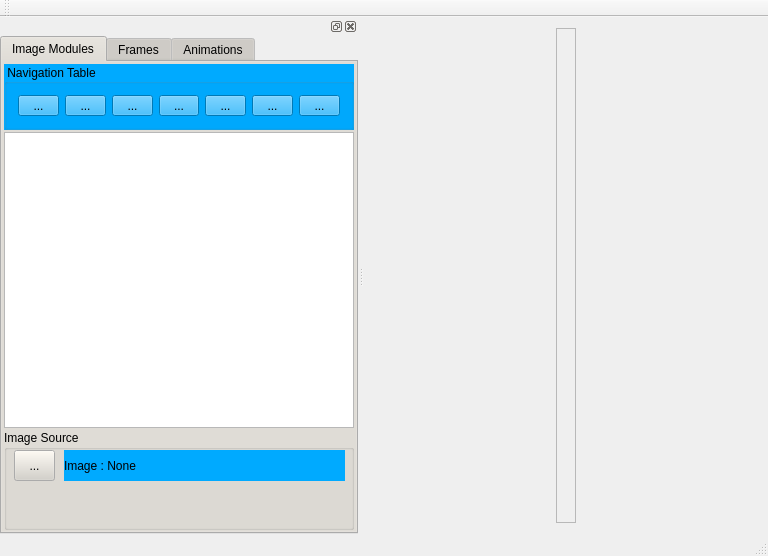
<?xml version="1.0" encoding="UTF-8"?>
<ui version="4.0">
 <class>MainWindow</class>
 <widget class="QMainWindow" name="MainWindow">
  <property name="geometry">
   <rect>
    <x>0</x>
    <y>0</y>
    <width>768</width>
    <height>556</height>
   </rect>
  </property>
  <property name="sizePolicy">
   <sizepolicy hsizetype="Maximum" vsizetype="Maximum">
    <horstretch>0</horstretch>
    <verstretch>0</verstretch>
   </sizepolicy>
  </property>
  <property name="palette">
   <palette>
    <active>
     <colorrole role="Button">
      <brush brushstyle="SolidPattern">
       <color alpha="255">
        <red>179</red>
        <green>179</green>
        <blue>134</blue>
       </color>
      </brush>
     </colorrole>
    </active>
    <inactive>
     <colorrole role="Button">
      <brush brushstyle="SolidPattern">
       <color alpha="255">
        <red>212</red>
        <green>208</green>
        <blue>200</blue>
       </color>
      </brush>
     </colorrole>
    </inactive>
    <disabled>
     <colorrole role="Button">
      <brush brushstyle="SolidPattern">
       <color alpha="255">
        <red>212</red>
        <green>208</green>
        <blue>200</blue>
       </color>
      </brush>
     </colorrole>
    </disabled>
   </palette>
  </property>
  <property name="windowTitle">
   <string>Xedithor</string>
  </property>
  <property name="windowIcon">
   <iconset resource="XedithorResources.qrc">
    <normaloff>:/images/Color.png</normaloff>:/images/Color.png</iconset>
  </property>
  <widget class="QWidget" name="centralWidget">
   <layout class="QHBoxLayout" name="horizontalLayout">
    <item>
     <widget class="QScrollArea" name="scrollArea">
      <property name="maximumSize">
       <size>
        <width>20</width>
        <height>16777215</height>
       </size>
      </property>
      <property name="widgetResizable">
       <bool>true</bool>
      </property>
      <widget class="QWidget" name="scrollAreaWidgetContents">
       <property name="geometry">
        <rect>
         <x>0</x>
         <y>0</y>
         <width>16</width>
         <height>484</height>
        </rect>
       </property>
      </widget>
     </widget>
    </item>
   </layout>
  </widget>
  <widget class="QMenuBar" name="menuBar">
   <property name="geometry">
    <rect>
     <x>0</x>
     <y>0</y>
     <width>768</width>
     <height>18</height>
    </rect>
   </property>
  </widget>
  <widget class="QToolBar" name="mainToolBar">
   <attribute name="toolBarArea">
    <enum>TopToolBarArea</enum>
   </attribute>
   <attribute name="toolBarBreak">
    <bool>false</bool>
   </attribute>
  </widget>
  <widget class="QStatusBar" name="statusBar"/>
  <widget class="QDockWidget" name="dockTab">
   <property name="styleSheet">
    <string notr="true"/>
   </property>
   <property name="features">
    <set>QDockWidget::AllDockWidgetFeatures</set>
   </property>
   <attribute name="dockWidgetArea">
    <number>1</number>
   </attribute>
   <widget class="QWidget" name="dockWidgetContents_3">
    <layout class="QHBoxLayout" name="horizontalLayout_5">
     <property name="spacing">
      <number>0</number>
     </property>
     <property name="margin">
      <number>0</number>
     </property>
     <item>
      <widget class="QTabWidget" name="tabWidget">
       <property name="styleSheet">
        <string notr="true"/>
       </property>
       <property name="currentIndex">
        <number>0</number>
       </property>
       <widget class="QWidget" name="ImageModuleTab">
        <property name="styleSheet">
         <string notr="true"/>
        </property>
        <attribute name="title">
         <string>Image Modules</string>
        </attribute>
        <layout class="QVBoxLayout" name="verticalLayout">
         <property name="spacing">
          <number>2</number>
         </property>
         <property name="margin">
          <number>2</number>
         </property>
         <item>
          <widget class="QGroupBox" name="mt_groupBox1">
           <property name="styleSheet">
            <string notr="true">background-color: rgb(0, 170, 255);</string>
           </property>
           <property name="title">
            <string>Navigation Table</string>
           </property>
           <layout class="QHBoxLayout" name="horizontalLayout_3">
            <item>
             <widget class="QToolButton" name="mt_navTable1_button1">
              <property name="sizePolicy">
               <sizepolicy hsizetype="Preferred" vsizetype="Fixed">
                <horstretch>0</horstretch>
                <verstretch>0</verstretch>
               </sizepolicy>
              </property>
              <property name="minimumSize">
               <size>
                <width>2</width>
                <height>0</height>
               </size>
              </property>
              <property name="text">
               <string>...</string>
              </property>
              <property name="icon">
               <iconset resource="XedithorResources.qrc">
                <normaloff>:/images/zoomIn.png</normaloff>:/images/zoomIn.png</iconset>
              </property>
             </widget>
            </item>
            <item>
             <widget class="QToolButton" name="mt_navTable1_button2">
              <property name="sizePolicy">
               <sizepolicy hsizetype="Preferred" vsizetype="Fixed">
                <horstretch>0</horstretch>
                <verstretch>0</verstretch>
               </sizepolicy>
              </property>
              <property name="minimumSize">
               <size>
                <width>2</width>
                <height>0</height>
               </size>
              </property>
              <property name="text">
               <string>...</string>
              </property>
              <property name="icon">
               <iconset resource="XedithorResources.qrc">
                <normaloff>:/images/editRect.png</normaloff>:/images/editRect.png</iconset>
              </property>
             </widget>
            </item>
            <item>
             <widget class="QToolButton" name="mt_navTable1_button3">
              <property name="sizePolicy">
               <sizepolicy hsizetype="Preferred" vsizetype="Fixed">
                <horstretch>0</horstretch>
                <verstretch>0</verstretch>
               </sizepolicy>
              </property>
              <property name="minimumSize">
               <size>
                <width>2</width>
                <height>0</height>
               </size>
              </property>
              <property name="text">
               <string>...</string>
              </property>
              <property name="icon">
               <iconset resource="XedithorResources.qrc">
                <normaloff>:/images/Del.png</normaloff>:/images/Del.png</iconset>
              </property>
             </widget>
            </item>
            <item>
             <widget class="QToolButton" name="mt_navTable1_button4">
              <property name="sizePolicy">
               <sizepolicy hsizetype="Preferred" vsizetype="Fixed">
                <horstretch>0</horstretch>
                <verstretch>0</verstretch>
               </sizepolicy>
              </property>
              <property name="minimumSize">
               <size>
                <width>2</width>
                <height>0</height>
               </size>
              </property>
              <property name="text">
               <string>...</string>
              </property>
              <property name="icon">
               <iconset resource="XedithorResources.qrc">
                <normaloff>:/images/Up.png</normaloff>:/images/Up.png</iconset>
              </property>
             </widget>
            </item>
            <item>
             <widget class="QToolButton" name="mt_navTable1_button5">
              <property name="sizePolicy">
               <sizepolicy hsizetype="Preferred" vsizetype="Fixed">
                <horstretch>0</horstretch>
                <verstretch>0</verstretch>
               </sizepolicy>
              </property>
              <property name="minimumSize">
               <size>
                <width>2</width>
                <height>0</height>
               </size>
              </property>
              <property name="text">
               <string>...</string>
              </property>
              <property name="icon">
               <iconset resource="XedithorResources.qrc">
                <normaloff>:/images/Down.png</normaloff>:/images/Down.png</iconset>
              </property>
             </widget>
            </item>
            <item>
             <widget class="QToolButton" name="mt_navTable1_button6">
              <property name="sizePolicy">
               <sizepolicy hsizetype="Preferred" vsizetype="Fixed">
                <horstretch>0</horstretch>
                <verstretch>0</verstretch>
               </sizepolicy>
              </property>
              <property name="minimumSize">
               <size>
                <width>2</width>
                <height>0</height>
               </size>
              </property>
              <property name="text">
               <string>...</string>
              </property>
              <property name="icon">
               <iconset resource="XedithorResources.qrc">
                <normaloff>:/images/Top.png</normaloff>:/images/Top.png</iconset>
              </property>
             </widget>
            </item>
            <item>
             <widget class="QToolButton" name="mt_navTable1_button7">
              <property name="sizePolicy">
               <sizepolicy hsizetype="Preferred" vsizetype="Fixed">
                <horstretch>0</horstretch>
                <verstretch>0</verstretch>
               </sizepolicy>
              </property>
              <property name="minimumSize">
               <size>
                <width>2</width>
                <height>0</height>
               </size>
              </property>
              <property name="text">
               <string>...</string>
              </property>
              <property name="icon">
               <iconset resource="XedithorResources.qrc">
                <normaloff>:/images/Bottom.png</normaloff>:/images/Bottom.png</iconset>
              </property>
             </widget>
            </item>
           </layout>
          </widget>
         </item>
         <item>
          <widget class="QTableView" name="mt_tableView1">
           <property name="minimumSize">
            <size>
             <width>0</width>
             <height>0</height>
            </size>
           </property>
          </widget>
         </item>
         <item>
          <widget class="QGroupBox" name="groupBox">
           <property name="minimumSize">
            <size>
             <width>0</width>
             <height>100</height>
            </size>
           </property>
           <property name="title">
            <string>Image Source</string>
           </property>
           <widget class="QToolButton" name="openImageButton">
            <property name="geometry">
             <rect>
              <x>10</x>
              <y>20</y>
              <width>41</width>
              <height>31</height>
             </rect>
            </property>
            <property name="text">
             <string>...</string>
            </property>
            <property name="icon">
             <iconset resource="XedithorResources.qrc">
              <normaloff>:/images/Create.png</normaloff>:/images/Create.png</iconset>
            </property>
           </widget>
           <widget class="QLabel" name="imagePathInfo">
            <property name="geometry">
             <rect>
              <x>60</x>
              <y>20</y>
              <width>281</width>
              <height>31</height>
             </rect>
            </property>
            <property name="styleSheet">
             <string notr="true">background-color: rgb(0, 170, 255);</string>
            </property>
            <property name="text">
             <string>Image : None</string>
            </property>
           </widget>
          </widget>
         </item>
        </layout>
       </widget>
       <widget class="QWidget" name="FrameTab">
        <attribute name="title">
         <string>Frames</string>
        </attribute>
        <layout class="QVBoxLayout" name="verticalLayout_4">
         <property name="spacing">
          <number>2</number>
         </property>
         <property name="margin">
          <number>2</number>
         </property>
         <item>
          <widget class="QGroupBox" name="ft_groupBox1">
           <property name="styleSheet">
            <string notr="true">background-color: rgb(124, 163, 78);</string>
           </property>
           <property name="title">
            <string>Navigation Table</string>
           </property>
           <layout class="QHBoxLayout" name="horizontalLayout_6">
            <item>
             <widget class="QToolButton" name="ft_navTable1_button1">
              <property name="sizePolicy">
               <sizepolicy hsizetype="Preferred" vsizetype="Fixed">
                <horstretch>0</horstretch>
                <verstretch>0</verstretch>
               </sizepolicy>
              </property>
              <property name="minimumSize">
               <size>
                <width>2</width>
                <height>0</height>
               </size>
              </property>
              <property name="text">
               <string>...</string>
              </property>
              <property name="icon">
               <iconset resource="XedithorResources.qrc">
                <normaloff>:/images/zoomIn.png</normaloff>:/images/zoomIn.png</iconset>
              </property>
             </widget>
            </item>
            <item>
             <widget class="QToolButton" name="ft_navTable1_button2">
              <property name="sizePolicy">
               <sizepolicy hsizetype="Preferred" vsizetype="Fixed">
                <horstretch>0</horstretch>
                <verstretch>0</verstretch>
               </sizepolicy>
              </property>
              <property name="minimumSize">
               <size>
                <width>2</width>
                <height>0</height>
               </size>
              </property>
              <property name="text">
               <string>...</string>
              </property>
              <property name="icon">
               <iconset resource="XedithorResources.qrc">
                <normaloff>:/images/editRect.png</normaloff>:/images/editRect.png</iconset>
              </property>
             </widget>
            </item>
            <item>
             <widget class="QToolButton" name="ft_navTable1_button3">
              <property name="sizePolicy">
               <sizepolicy hsizetype="Preferred" vsizetype="Fixed">
                <horstretch>0</horstretch>
                <verstretch>0</verstretch>
               </sizepolicy>
              </property>
              <property name="minimumSize">
               <size>
                <width>2</width>
                <height>0</height>
               </size>
              </property>
              <property name="text">
               <string>...</string>
              </property>
              <property name="icon">
               <iconset resource="XedithorResources.qrc">
                <normaloff>:/images/Del.png</normaloff>:/images/Del.png</iconset>
              </property>
             </widget>
            </item>
            <item>
             <widget class="QToolButton" name="ft_navTable1_button4">
              <property name="sizePolicy">
               <sizepolicy hsizetype="Preferred" vsizetype="Fixed">
                <horstretch>0</horstretch>
                <verstretch>0</verstretch>
               </sizepolicy>
              </property>
              <property name="minimumSize">
               <size>
                <width>2</width>
                <height>0</height>
               </size>
              </property>
              <property name="text">
               <string>...</string>
              </property>
              <property name="icon">
               <iconset resource="XedithorResources.qrc">
                <normaloff>:/images/Up.png</normaloff>:/images/Up.png</iconset>
              </property>
             </widget>
            </item>
            <item>
             <widget class="QToolButton" name="ft_navTable1_button5">
              <property name="sizePolicy">
               <sizepolicy hsizetype="Preferred" vsizetype="Fixed">
                <horstretch>0</horstretch>
                <verstretch>0</verstretch>
               </sizepolicy>
              </property>
              <property name="minimumSize">
               <size>
                <width>2</width>
                <height>0</height>
               </size>
              </property>
              <property name="text">
               <string>...</string>
              </property>
              <property name="icon">
               <iconset resource="XedithorResources.qrc">
                <normaloff>:/images/Down.png</normaloff>:/images/Down.png</iconset>
              </property>
             </widget>
            </item>
            <item>
             <widget class="QToolButton" name="ft_navTable1_button6">
              <property name="sizePolicy">
               <sizepolicy hsizetype="Preferred" vsizetype="Fixed">
                <horstretch>0</horstretch>
                <verstretch>0</verstretch>
               </sizepolicy>
              </property>
              <property name="minimumSize">
               <size>
                <width>2</width>
                <height>0</height>
               </size>
              </property>
              <property name="text">
               <string>...</string>
              </property>
              <property name="icon">
               <iconset resource="XedithorResources.qrc">
                <normaloff>:/images/Top.png</normaloff>:/images/Top.png</iconset>
              </property>
             </widget>
            </item>
            <item>
             <widget class="QToolButton" name="ft_navTable1_button7">
              <property name="sizePolicy">
               <sizepolicy hsizetype="Preferred" vsizetype="Fixed">
                <horstretch>0</horstretch>
                <verstretch>0</verstretch>
               </sizepolicy>
              </property>
              <property name="minimumSize">
               <size>
                <width>2</width>
                <height>0</height>
               </size>
              </property>
              <property name="text">
               <string>...</string>
              </property>
              <property name="icon">
               <iconset resource="XedithorResources.qrc">
                <normaloff>:/images/Bottom.png</normaloff>:/images/Bottom.png</iconset>
              </property>
             </widget>
            </item>
           </layout>
          </widget>
         </item>
         <item>
          <widget class="QTableView" name="ft_tableView1"/>
         </item>
         <item>
          <widget class="QDockWidget" name="dockWidget_ft">
           <property name="sizePolicy">
            <sizepolicy hsizetype="Expanding" vsizetype="Expanding">
             <horstretch>0</horstretch>
             <verstretch>0</verstretch>
            </sizepolicy>
           </property>
           <property name="minimumSize">
            <size>
             <width>350</width>
             <height>199</height>
            </size>
           </property>
           <property name="layoutDirection">
            <enum>Qt::LeftToRight</enum>
           </property>
           <property name="features">
            <set>QDockWidget::NoDockWidgetFeatures</set>
           </property>
           <widget class="QWidget" name="dockWidgetContents_5">
            <property name="enabled">
             <bool>true</bool>
            </property>
            <property name="sizePolicy">
             <sizepolicy hsizetype="Preferred" vsizetype="Preferred">
              <horstretch>0</horstretch>
              <verstretch>0</verstretch>
             </sizepolicy>
            </property>
            <property name="accessibleName">
             <string/>
            </property>
            <property name="accessibleDescription">
             <string/>
            </property>
            <property name="layoutDirection">
             <enum>Qt::LeftToRight</enum>
            </property>
            <property name="styleSheet">
             <string notr="true"/>
            </property>
            <layout class="QVBoxLayout" name="verticalLayout_6">
             <property name="spacing">
              <number>0</number>
             </property>
             <property name="margin">
              <number>0</number>
             </property>
             <item>
              <widget class="QGroupBox" name="ft_groupBox2">
               <property name="title">
                <string>Navigation Table</string>
               </property>
               <layout class="QHBoxLayout" name="horizontalLayout_7">
                <item>
                 <widget class="QToolButton" name="ft_navTable2_button1">
                  <property name="enabled">
                   <bool>false</bool>
                  </property>
                  <property name="sizePolicy">
                   <sizepolicy hsizetype="Preferred" vsizetype="Fixed">
                    <horstretch>0</horstretch>
                    <verstretch>0</verstretch>
                   </sizepolicy>
                  </property>
                  <property name="minimumSize">
                   <size>
                    <width>2</width>
                    <height>0</height>
                   </size>
                  </property>
                  <property name="styleSheet">
                   <string notr="true"/>
                  </property>
                  <property name="text">
                   <string>...</string>
                  </property>
                  <property name="icon">
                   <iconset resource="XedithorResources.qrc">
                    <normaloff>:/images/zoomIn.png</normaloff>:/images/zoomIn.png</iconset>
                  </property>
                 </widget>
                </item>
                <item>
                 <widget class="QToolButton" name="ft_navTable2_button2">
                  <property name="enabled">
                   <bool>false</bool>
                  </property>
                  <property name="sizePolicy">
                   <sizepolicy hsizetype="Preferred" vsizetype="Fixed">
                    <horstretch>0</horstretch>
                    <verstretch>0</verstretch>
                   </sizepolicy>
                  </property>
                  <property name="minimumSize">
                   <size>
                    <width>2</width>
                    <height>0</height>
                   </size>
                  </property>
                  <property name="text">
                   <string>...</string>
                  </property>
                  <property name="icon">
                   <iconset resource="XedithorResources.qrc">
                    <normaloff>:/images/editRect.png</normaloff>:/images/editRect.png</iconset>
                  </property>
                 </widget>
                </item>
                <item>
                 <widget class="QToolButton" name="ft_navTable2_button3">
                  <property name="enabled">
                   <bool>true</bool>
                  </property>
                  <property name="sizePolicy">
                   <sizepolicy hsizetype="Preferred" vsizetype="Fixed">
                    <horstretch>0</horstretch>
                    <verstretch>0</verstretch>
                   </sizepolicy>
                  </property>
                  <property name="minimumSize">
                   <size>
                    <width>2</width>
                    <height>0</height>
                   </size>
                  </property>
                  <property name="text">
                   <string>...</string>
                  </property>
                  <property name="icon">
                   <iconset resource="XedithorResources.qrc">
                    <normaloff>:/images/Del.png</normaloff>:/images/Del.png</iconset>
                  </property>
                 </widget>
                </item>
                <item>
                 <widget class="QToolButton" name="ft_navTable2_button4">
                  <property name="sizePolicy">
                   <sizepolicy hsizetype="Preferred" vsizetype="Fixed">
                    <horstretch>0</horstretch>
                    <verstretch>0</verstretch>
                   </sizepolicy>
                  </property>
                  <property name="minimumSize">
                   <size>
                    <width>2</width>
                    <height>0</height>
                   </size>
                  </property>
                  <property name="text">
                   <string>...</string>
                  </property>
                  <property name="icon">
                   <iconset resource="XedithorResources.qrc">
                    <normaloff>:/images/Up.png</normaloff>:/images/Up.png</iconset>
                  </property>
                 </widget>
                </item>
                <item>
                 <widget class="QToolButton" name="ft_navTable2_button5">
                  <property name="sizePolicy">
                   <sizepolicy hsizetype="Preferred" vsizetype="Fixed">
                    <horstretch>0</horstretch>
                    <verstretch>0</verstretch>
                   </sizepolicy>
                  </property>
                  <property name="minimumSize">
                   <size>
                    <width>2</width>
                    <height>0</height>
                   </size>
                  </property>
                  <property name="text">
                   <string>...</string>
                  </property>
                  <property name="icon">
                   <iconset resource="XedithorResources.qrc">
                    <normaloff>:/images/Down.png</normaloff>:/images/Down.png</iconset>
                  </property>
                 </widget>
                </item>
                <item>
                 <widget class="QToolButton" name="ft_navTable2_button6">
                  <property name="sizePolicy">
                   <sizepolicy hsizetype="Preferred" vsizetype="Fixed">
                    <horstretch>0</horstretch>
                    <verstretch>0</verstretch>
                   </sizepolicy>
                  </property>
                  <property name="minimumSize">
                   <size>
                    <width>2</width>
                    <height>0</height>
                   </size>
                  </property>
                  <property name="text">
                   <string>...</string>
                  </property>
                  <property name="icon">
                   <iconset resource="XedithorResources.qrc">
                    <normaloff>:/images/Top.png</normaloff>:/images/Top.png</iconset>
                  </property>
                 </widget>
                </item>
                <item>
                 <widget class="QToolButton" name="ft_navTable2_button7">
                  <property name="sizePolicy">
                   <sizepolicy hsizetype="Preferred" vsizetype="Fixed">
                    <horstretch>0</horstretch>
                    <verstretch>0</verstretch>
                   </sizepolicy>
                  </property>
                  <property name="minimumSize">
                   <size>
                    <width>2</width>
                    <height>0</height>
                   </size>
                  </property>
                  <property name="text">
                   <string>...</string>
                  </property>
                  <property name="icon">
                   <iconset resource="XedithorResources.qrc">
                    <normaloff>:/images/Bottom.png</normaloff>:/images/Bottom.png</iconset>
                  </property>
                 </widget>
                </item>
               </layout>
              </widget>
             </item>
             <item>
              <widget class="QTableView" name="ft_tableView2"/>
             </item>
            </layout>
           </widget>
          </widget>
         </item>
        </layout>
       </widget>
       <widget class="QWidget" name="AnimTab">
        <attribute name="title">
         <string>Animations</string>
        </attribute>
        <layout class="QVBoxLayout" name="verticalLayout_8">
         <property name="spacing">
          <number>2</number>
         </property>
         <property name="margin">
          <number>2</number>
         </property>
         <item>
          <widget class="QGroupBox" name="at_groupBox1">
           <property name="styleSheet">
            <string notr="true">background-color: rgb(170, 167, 165);</string>
           </property>
           <property name="title">
            <string>Navigation Table</string>
           </property>
           <layout class="QHBoxLayout" name="horizontalLayout_8">
            <item>
             <widget class="QToolButton" name="at_navTable1_button1">
              <property name="sizePolicy">
               <sizepolicy hsizetype="Preferred" vsizetype="Fixed">
                <horstretch>0</horstretch>
                <verstretch>0</verstretch>
               </sizepolicy>
              </property>
              <property name="minimumSize">
               <size>
                <width>2</width>
                <height>0</height>
               </size>
              </property>
              <property name="text">
               <string>...</string>
              </property>
              <property name="icon">
               <iconset resource="XedithorResources.qrc">
                <normaloff>:/images/zoomIn.png</normaloff>:/images/zoomIn.png</iconset>
              </property>
             </widget>
            </item>
            <item>
             <widget class="QToolButton" name="at_navTable1_button2">
              <property name="sizePolicy">
               <sizepolicy hsizetype="Preferred" vsizetype="Fixed">
                <horstretch>0</horstretch>
                <verstretch>0</verstretch>
               </sizepolicy>
              </property>
              <property name="minimumSize">
               <size>
                <width>2</width>
                <height>0</height>
               </size>
              </property>
              <property name="text">
               <string>...</string>
              </property>
              <property name="icon">
               <iconset resource="XedithorResources.qrc">
                <normaloff>:/images/editRect.png</normaloff>:/images/editRect.png</iconset>
              </property>
             </widget>
            </item>
            <item>
             <widget class="QToolButton" name="at_navTable1_button3">
              <property name="sizePolicy">
               <sizepolicy hsizetype="Preferred" vsizetype="Fixed">
                <horstretch>0</horstretch>
                <verstretch>0</verstretch>
               </sizepolicy>
              </property>
              <property name="minimumSize">
               <size>
                <width>2</width>
                <height>0</height>
               </size>
              </property>
              <property name="text">
               <string>...</string>
              </property>
              <property name="icon">
               <iconset resource="XedithorResources.qrc">
                <normaloff>:/images/Del.png</normaloff>:/images/Del.png</iconset>
              </property>
             </widget>
            </item>
            <item>
             <widget class="QToolButton" name="at_navTable1_button4">
              <property name="sizePolicy">
               <sizepolicy hsizetype="Preferred" vsizetype="Fixed">
                <horstretch>0</horstretch>
                <verstretch>0</verstretch>
               </sizepolicy>
              </property>
              <property name="minimumSize">
               <size>
                <width>2</width>
                <height>0</height>
               </size>
              </property>
              <property name="text">
               <string>...</string>
              </property>
              <property name="icon">
               <iconset resource="XedithorResources.qrc">
                <normaloff>:/images/Up.png</normaloff>:/images/Up.png</iconset>
              </property>
             </widget>
            </item>
            <item>
             <widget class="QToolButton" name="at_navTable1_button5">
              <property name="sizePolicy">
               <sizepolicy hsizetype="Preferred" vsizetype="Fixed">
                <horstretch>0</horstretch>
                <verstretch>0</verstretch>
               </sizepolicy>
              </property>
              <property name="minimumSize">
               <size>
                <width>2</width>
                <height>0</height>
               </size>
              </property>
              <property name="text">
               <string>...</string>
              </property>
              <property name="icon">
               <iconset resource="XedithorResources.qrc">
                <normaloff>:/images/Down.png</normaloff>:/images/Down.png</iconset>
              </property>
             </widget>
            </item>
            <item>
             <widget class="QToolButton" name="at_navTable1_button6">
              <property name="sizePolicy">
               <sizepolicy hsizetype="Preferred" vsizetype="Fixed">
                <horstretch>0</horstretch>
                <verstretch>0</verstretch>
               </sizepolicy>
              </property>
              <property name="minimumSize">
               <size>
                <width>2</width>
                <height>0</height>
               </size>
              </property>
              <property name="text">
               <string>...</string>
              </property>
              <property name="icon">
               <iconset resource="XedithorResources.qrc">
                <normaloff>:/images/Top.png</normaloff>:/images/Top.png</iconset>
              </property>
             </widget>
            </item>
            <item>
             <widget class="QToolButton" name="at_navTable1_button7">
              <property name="sizePolicy">
               <sizepolicy hsizetype="Preferred" vsizetype="Fixed">
                <horstretch>0</horstretch>
                <verstretch>0</verstretch>
               </sizepolicy>
              </property>
              <property name="minimumSize">
               <size>
                <width>2</width>
                <height>0</height>
               </size>
              </property>
              <property name="text">
               <string>...</string>
              </property>
              <property name="icon">
               <iconset resource="XedithorResources.qrc">
                <normaloff>:/images/Bottom.png</normaloff>:/images/Bottom.png</iconset>
              </property>
             </widget>
            </item>
           </layout>
          </widget>
         </item>
         <item>
          <widget class="QTableView" name="at_tableView1"/>
         </item>
         <item>
          <widget class="QDockWidget" name="dockWidget_at">
           <property name="sizePolicy">
            <sizepolicy hsizetype="Expanding" vsizetype="Expanding">
             <horstretch>0</horstretch>
             <verstretch>0</verstretch>
            </sizepolicy>
           </property>
           <property name="minimumSize">
            <size>
             <width>350</width>
             <height>199</height>
            </size>
           </property>
           <property name="layoutDirection">
            <enum>Qt::LeftToRight</enum>
           </property>
           <property name="features">
            <set>QDockWidget::NoDockWidgetFeatures</set>
           </property>
           <widget class="QWidget" name="dockWidgetContents_7">
            <property name="enabled">
             <bool>true</bool>
            </property>
            <property name="sizePolicy">
             <sizepolicy hsizetype="Preferred" vsizetype="Preferred">
              <horstretch>0</horstretch>
              <verstretch>0</verstretch>
             </sizepolicy>
            </property>
            <property name="accessibleName">
             <string/>
            </property>
            <property name="accessibleDescription">
             <string/>
            </property>
            <property name="layoutDirection">
             <enum>Qt::LeftToRight</enum>
            </property>
            <property name="styleSheet">
             <string notr="true"/>
            </property>
            <layout class="QVBoxLayout" name="verticalLayout_7">
             <property name="spacing">
              <number>0</number>
             </property>
             <property name="margin">
              <number>0</number>
             </property>
             <item>
              <widget class="QGroupBox" name="at_groupBox2">
               <property name="title">
                <string>Navigation Table</string>
               </property>
               <layout class="QHBoxLayout" name="horizontalLayout_9">
                <item>
                 <widget class="QToolButton" name="at_navTable2_button1">
                  <property name="sizePolicy">
                   <sizepolicy hsizetype="Preferred" vsizetype="Fixed">
                    <horstretch>0</horstretch>
                    <verstretch>0</verstretch>
                   </sizepolicy>
                  </property>
                  <property name="minimumSize">
                   <size>
                    <width>2</width>
                    <height>0</height>
                   </size>
                  </property>
                  <property name="styleSheet">
                   <string notr="true"/>
                  </property>
                  <property name="text">
                   <string>...</string>
                  </property>
                  <property name="icon">
                   <iconset resource="XedithorResources.qrc">
                    <normaloff>:/images/zoomIn.png</normaloff>:/images/zoomIn.png</iconset>
                  </property>
                 </widget>
                </item>
                <item>
                 <widget class="QToolButton" name="at_navTable2_button2">
                  <property name="sizePolicy">
                   <sizepolicy hsizetype="Preferred" vsizetype="Fixed">
                    <horstretch>0</horstretch>
                    <verstretch>0</verstretch>
                   </sizepolicy>
                  </property>
                  <property name="minimumSize">
                   <size>
                    <width>2</width>
                    <height>0</height>
                   </size>
                  </property>
                  <property name="text">
                   <string>...</string>
                  </property>
                  <property name="icon">
                   <iconset resource="XedithorResources.qrc">
                    <normaloff>:/images/editRect.png</normaloff>:/images/editRect.png</iconset>
                  </property>
                 </widget>
                </item>
                <item>
                 <widget class="QToolButton" name="at_navTable2_button3">
                  <property name="sizePolicy">
                   <sizepolicy hsizetype="Preferred" vsizetype="Fixed">
                    <horstretch>0</horstretch>
                    <verstretch>0</verstretch>
                   </sizepolicy>
                  </property>
                  <property name="minimumSize">
                   <size>
                    <width>2</width>
                    <height>0</height>
                   </size>
                  </property>
                  <property name="text">
                   <string>...</string>
                  </property>
                  <property name="icon">
                   <iconset resource="XedithorResources.qrc">
                    <normaloff>:/images/Del.png</normaloff>:/images/Del.png</iconset>
                  </property>
                 </widget>
                </item>
                <item>
                 <widget class="QToolButton" name="at_navTable2_button4">
                  <property name="sizePolicy">
                   <sizepolicy hsizetype="Preferred" vsizetype="Fixed">
                    <horstretch>0</horstretch>
                    <verstretch>0</verstretch>
                   </sizepolicy>
                  </property>
                  <property name="minimumSize">
                   <size>
                    <width>2</width>
                    <height>0</height>
                   </size>
                  </property>
                  <property name="text">
                   <string>...</string>
                  </property>
                  <property name="icon">
                   <iconset resource="XedithorResources.qrc">
                    <normaloff>:/images/Up.png</normaloff>:/images/Up.png</iconset>
                  </property>
                 </widget>
                </item>
                <item>
                 <widget class="QToolButton" name="at_navTable2_button5">
                  <property name="sizePolicy">
                   <sizepolicy hsizetype="Preferred" vsizetype="Fixed">
                    <horstretch>0</horstretch>
                    <verstretch>0</verstretch>
                   </sizepolicy>
                  </property>
                  <property name="minimumSize">
                   <size>
                    <width>2</width>
                    <height>0</height>
                   </size>
                  </property>
                  <property name="text">
                   <string>...</string>
                  </property>
                  <property name="icon">
                   <iconset resource="XedithorResources.qrc">
                    <normaloff>:/images/Down.png</normaloff>:/images/Down.png</iconset>
                  </property>
                 </widget>
                </item>
                <item>
                 <widget class="QToolButton" name="at_navTable2_button6">
                  <property name="sizePolicy">
                   <sizepolicy hsizetype="Preferred" vsizetype="Fixed">
                    <horstretch>0</horstretch>
                    <verstretch>0</verstretch>
                   </sizepolicy>
                  </property>
                  <property name="minimumSize">
                   <size>
                    <width>2</width>
                    <height>0</height>
                   </size>
                  </property>
                  <property name="text">
                   <string>...</string>
                  </property>
                  <property name="icon">
                   <iconset resource="XedithorResources.qrc">
                    <normaloff>:/images/Top.png</normaloff>:/images/Top.png</iconset>
                  </property>
                 </widget>
                </item>
                <item>
                 <widget class="QToolButton" name="at_navTable2_button7">
                  <property name="sizePolicy">
                   <sizepolicy hsizetype="Preferred" vsizetype="Fixed">
                    <horstretch>0</horstretch>
                    <verstretch>0</verstretch>
                   </sizepolicy>
                  </property>
                  <property name="minimumSize">
                   <size>
                    <width>2</width>
                    <height>0</height>
                   </size>
                  </property>
                  <property name="text">
                   <string>...</string>
                  </property>
                  <property name="icon">
                   <iconset resource="XedithorResources.qrc">
                    <normaloff>:/images/Bottom.png</normaloff>:/images/Bottom.png</iconset>
                  </property>
                 </widget>
                </item>
               </layout>
              </widget>
             </item>
             <item>
              <widget class="QTableView" name="at_tableView2"/>
             </item>
            </layout>
           </widget>
          </widget>
         </item>
        </layout>
       </widget>
      </widget>
     </item>
    </layout>
   </widget>
  </widget>
 </widget>
 <layoutdefault spacing="6" margin="11"/>
 <resources>
  <include location="XedithorResources.qrc"/>
 </resources>
 <connections/>
</ui>
